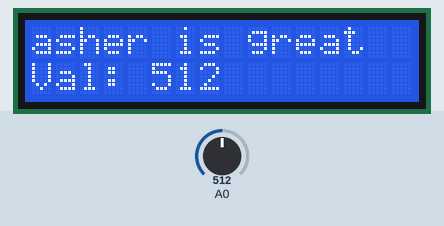
The sketch below on a simulated Arduino Uno, built with avr-gcc and run on an emulated ATmega328P. Shown: 16×2 character LCD. The inputs (shaded band) are chosen by the test bench; at power-on: A0 = 512.

Above: at 1.2 s.
1.3 s: A0 set to 716
At 2.1 s:
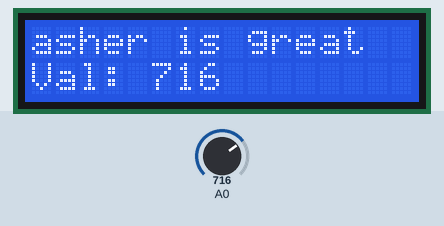
2.8 s: A0 set to 900
At 3.3 s:
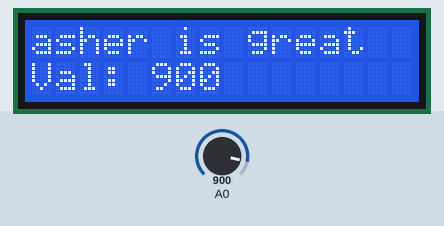
4.3 s: A0 set to 1023
At 5.6 s:
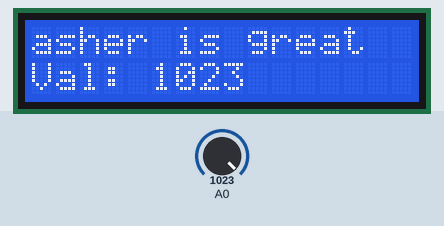
Timing chart, 0 to 7.3 s (numbered marks = the images above; inputs shaded):
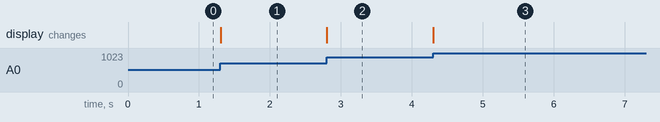

The sketch:

al_main.ino
```cpp
#include <LiquidCrystal.h>

// initialize the library with the numbers of the interface pins
LiquidCrystal lcd(8, 9, 4, 5, 6, 7);

int speedPin_M1 = 5;     //M1 Speed Control
int speedPin_M2 = 6;     //M2 Speed Control
int directionPin_M1 = 4;     //M1 Direction Control
int directionPin_M2 = 7;     //M1 Direction Control

const int BUTTON_LEFT = 410;

void setup(){
  // set up the LCD's number of columns and rows:
  lcd.begin(16, 2);
  // Print a message to the LCD.
  lcd.setCursor(0,0);
  lcd.print("asher is great");
  lcd.setCursor(0,1);
  lcd.print("push the button");
}

void loop(){
  int iAnReading;
  iAnReading=analogRead(0);
  Serial.println(iAnReading);
  if (iAnReading == BUTTON_LEFT) {
    lcd.setCursor(0,1);
    lcd.print("enjoy!          ");
  }
  else {
    lcd.setCursor(0,1);
    lcd.print("Val: ");
    lcd.print(iAnReading);
    lcd.print("              ");
  }

  /*
  carAdvance(100,100);
  delay(1000);
  carBack(100,100);
  delay(1000);
  carTurnLeft(250,250);
  delay(1000);
  carTurnRight(250,250);
  delay(1000);
  */
}

void carStop(){                 //  Motor Stop
  digitalWrite(speedPin_M2,0);
  digitalWrite(directionPin_M1,LOW);
  digitalWrite(speedPin_M1,0);
  digitalWrite(directionPin_M2,LOW);
}

void carTurnLeft(int leftSpeed,int rightSpeed){         //Turn Left
  analogWrite (speedPin_M2,leftSpeed);              //PWM Speed Control
  digitalWrite(directionPin_M1,HIGH);
  analogWrite (speedPin_M1,rightSpeed);
  digitalWrite(directionPin_M2,HIGH);
}

void carTurnRight(int leftSpeed,int rightSpeed){       //Turn Right
  analogWrite (speedPin_M2,leftSpeed);
  digitalWrite(directionPin_M1,LOW);
  analogWrite (speedPin_M1,rightSpeed);
  digitalWrite(directionPin_M2,LOW);
}

void carBack(int leftSpeed,int rightSpeed){             //Move backward
  analogWrite (speedPin_M2,leftSpeed);
  digitalWrite(directionPin_M1,LOW);
  analogWrite (speedPin_M1,rightSpeed);
  digitalWrite(directionPin_M2,HIGH);
}
void carAdvance(int leftSpeed,int rightSpeed){           //Move forward
  analogWrite (speedPin_M2,leftSpeed);
  digitalWrite(directionPin_M1,HIGH);
  analogWrite (speedPin_M1,rightSpeed);
  digitalWrite(directionPin_M2,LOW);
}
```

Measured:
- after the input at 1.3 s, the display: changes at once (image 1)
- after the input at 2.8 s, the display: changes at once (image 2)
- after the input at 4.3 s, the display: changes at once (image 3)
